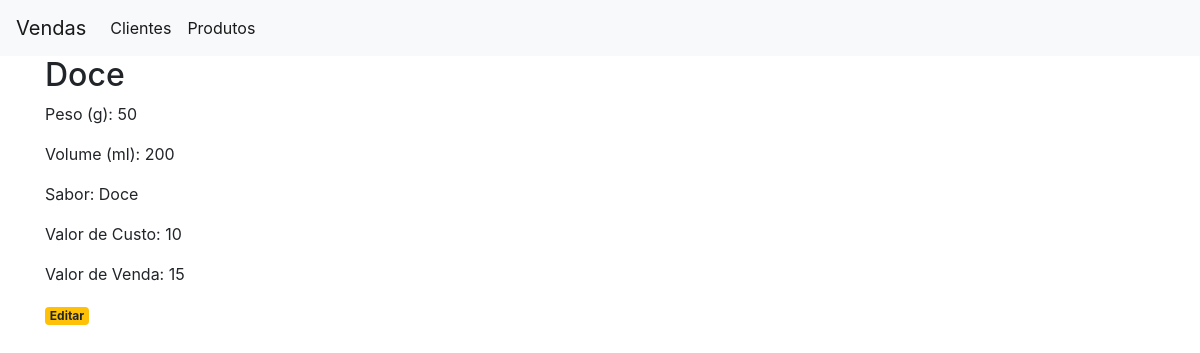
The page /produtos/1 on the database as committed earlier.
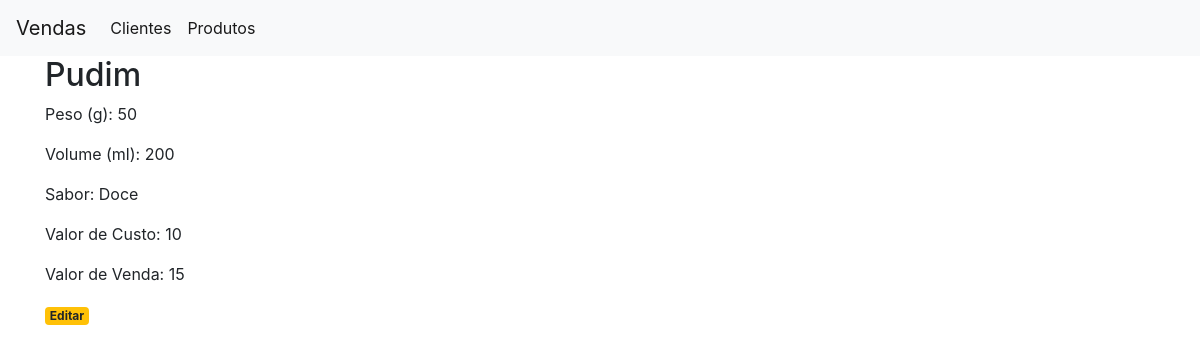
The same page on the database as committed later.
### app.py (models this page shows)
class Produtos(db.Model):
    id = db.Column(db.Integer, primary_key=True)
    descricao = db.Column(db.String(80), nullable=False)
    peso = db.Column(db.Integer, nullable=False)
    volume = db.Column(db.Integer, nullable=False)
    sabor = db.Column(db.String(80), nullable=False)
    valor_custo = db.Column(db.String(10), nullable=False)
    valor_venda = db.Column(db.String(10), nullable=False)

### app.py (the view)
@app.route('/produtos/<int:produto_id>')
def produto(produto_id):
    produto = get_produto(produto_id)
    return render_template('produto.html', produto = produto)

### app.py (called while the page is built)
def get_produto(produto_id):
    produto = Produtos.query.filter_by(id=produto_id).first()
    if produto is None:
        abort(404)
    return produto

### templates/produto.html
{% extends 'base.html' %}
{% block content %}
    <h2>{% block title %} {{ produto['descricao'] }} {% endblock %}</h2>
    <p>Peso (g): {{ produto['peso'] }}</p>
    <p>Volume (ml):  {{ produto['volume'] }}</p>
    <p>Sabor:  {{ produto['sabor'] }}</p>
    <p>Valor de Custo:  {{ produto['valor_custo'] }}</p>
    <p>Valor de Venda:  {{ produto['valor_venda'] }}</p>
    <a href="{{ url_for('edit_produto', produto_id=produto['id']) }}">
        <span class="badge badge-warning">Editar</span>
    </a>
{% endblock %}

Rows that differ between the two databases and show on the page:
changed Produtos "Doce": descricao "Doce" → "Pudim"
